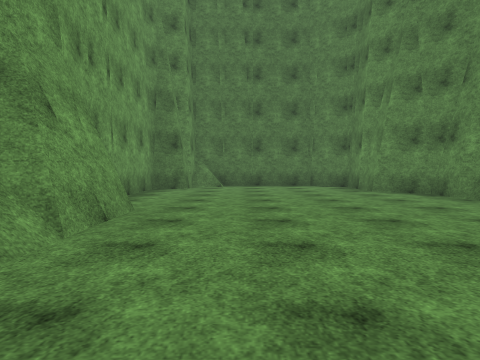
[1] (above)

17 first-person views from a walk through a scene from a Unity 3-D project. The camera is 1.2 m above the floor, tilts 2° down and sees 70° across. The floor is counted in squares, 2 m on a side. Each view is taken from the middle of a square. On the plan, view 1 faces up. The plan holds only what a view shows up to about 10 squares ahead; the rest is blank. The place goes on beyond the plan. Surface patterns are stand-ins for the level's own textures.

[2]
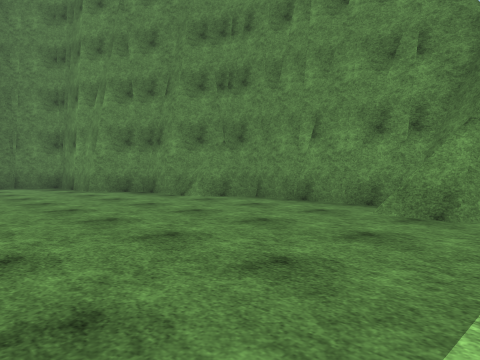

[3]
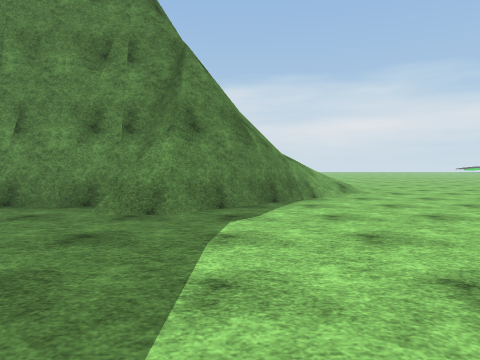

[4]
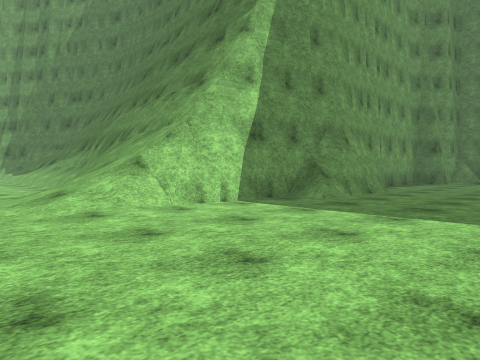

[5]
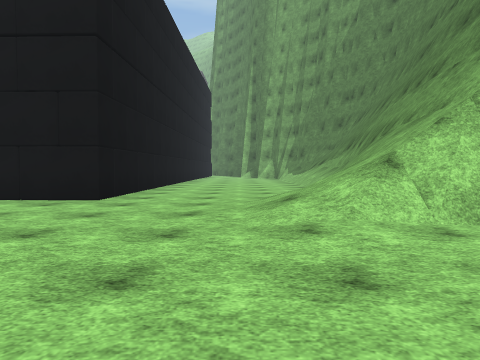

[6]
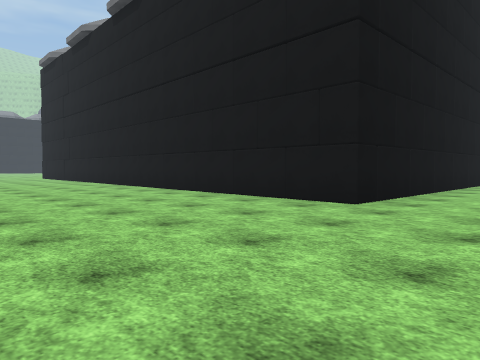

[7]
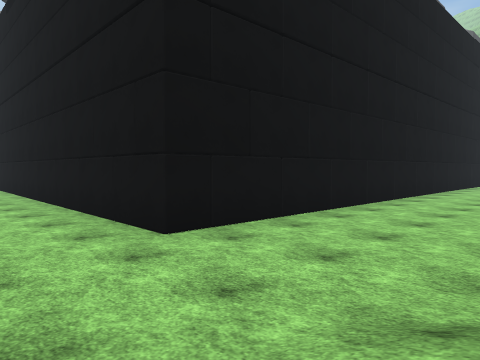

[8]
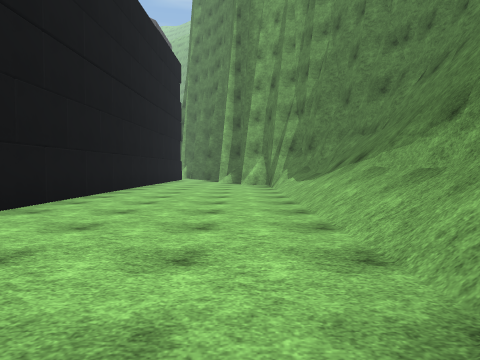

[9]
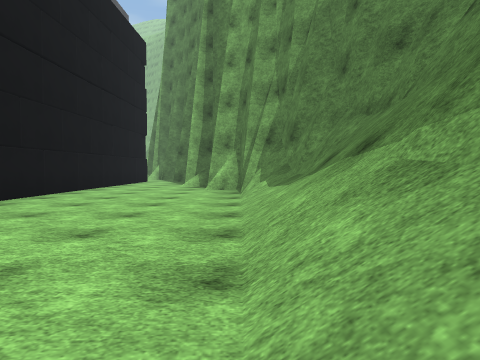

[10]
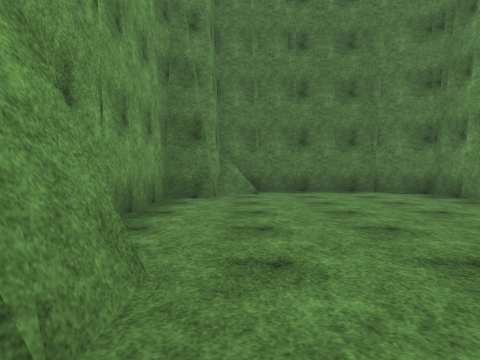

[11]
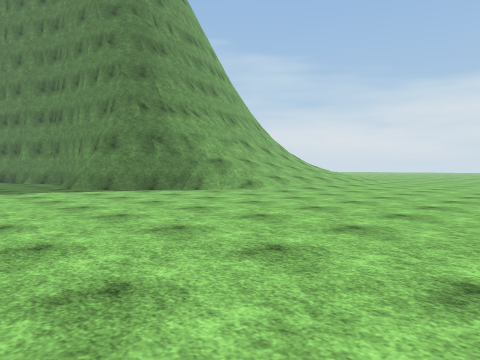

[12]
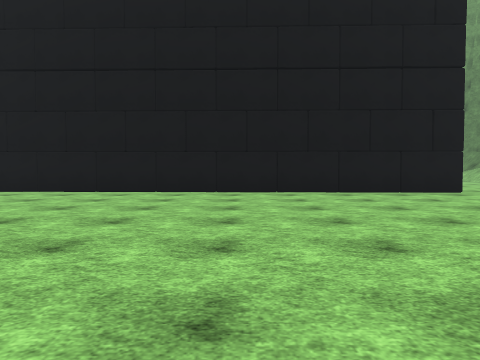

[13]
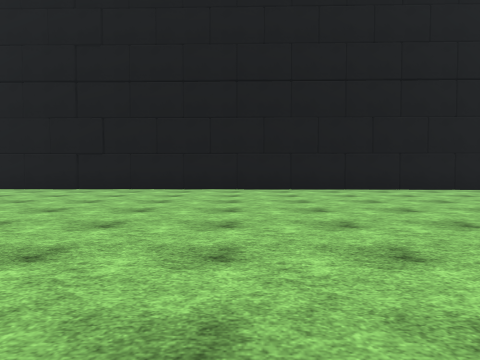

[14]
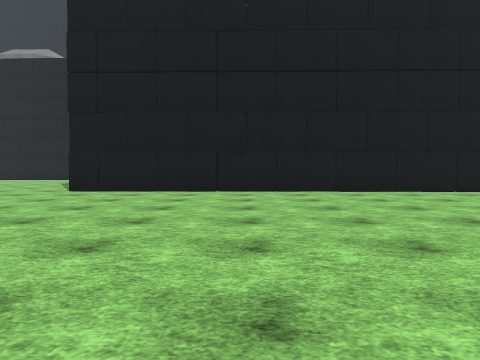

[15]
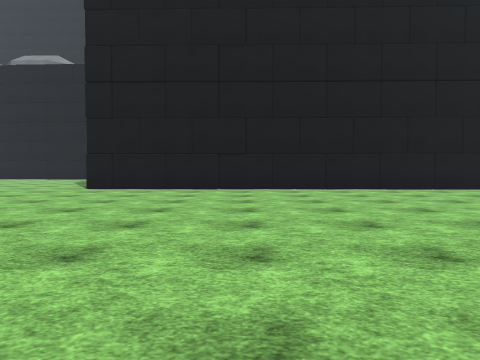

[16]
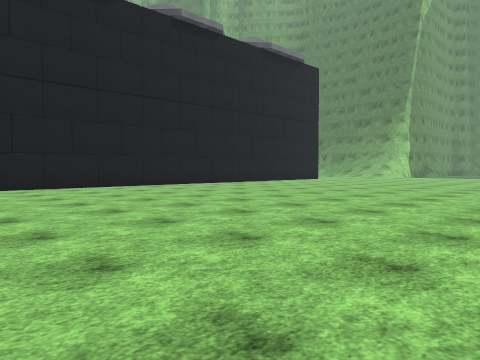

[17]
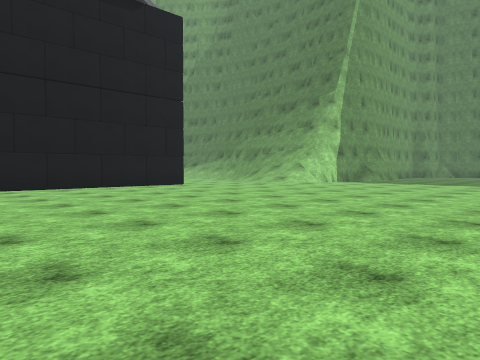

### Floor plan
Key: @ floor where view 1 was taken; # wall or solid block; . floor; / step, stairs or slope; = window, fence, low wall or low ledge.
Columns run from 19 left of view 1 to 8 right of it. Each row starts with its distance up from view 1.
 12                   #####
 11                  ##...##
 10                 ##.....#
  9                 #......#
  8                 #......##
  7                 #.......#
  6                  .......##
  5                  #.......#
  4                 ##.......#
  3                 ##.......#
  2                 #/......##
  1    #######     ##.......###
  0  ####///#########..@..../##
 -1 ###/////////=////......../#=
 -2  ............////.........//
 -3 ...............//........../
 -4 ............................
 -5 ##..........................
 -6  #############..............
 -7              #..............
 -8              #..............
 -9              #..........
-10              #...........
-11              #...........
-12              #...........
-13              #...........
-14              #..........
-15              #..........
-16              #..........
-17              #..........
-18              #..........
-19              #...........
-20              #...........
-21              #...........
-22              #...........
-23              #......
-24              #.....

Positions as (right, up) in squares from view 1, and headings:
1: (0, 0), facing up
2: (0, 0), facing up-right
3: (0, 0), facing right
4: (2, -4), facing up-left
5: (1, -3), facing left
6: (0, -3), facing down-left
7: (-3, -2), facing down-left
8: (-6, -2), facing left
9: (-9, -1), facing left
10: (-1, 3), facing up
11: (1, -9), facing up-right
12: (3, -11), facing left
13: (4, -16), facing left
14: (3, -20), facing left
15: (4, -20), facing left
16: (5, -22), facing up-left
17: (5, -13), facing up-left
